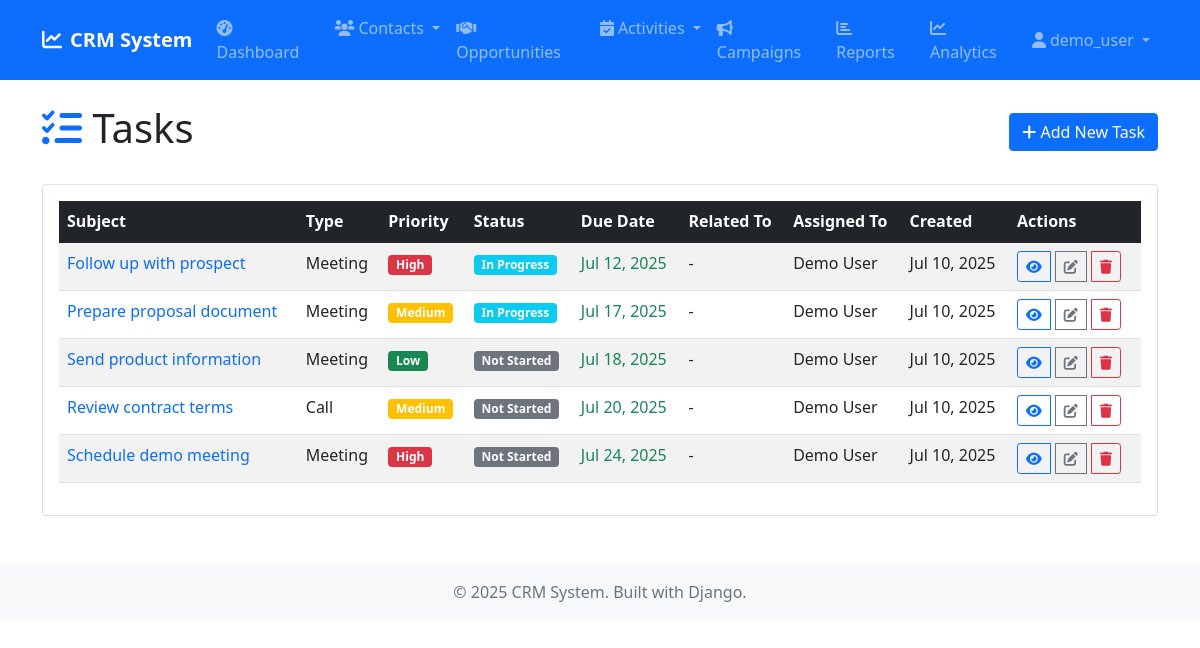
Page /tasks/ (signed in) on the earlier database version.
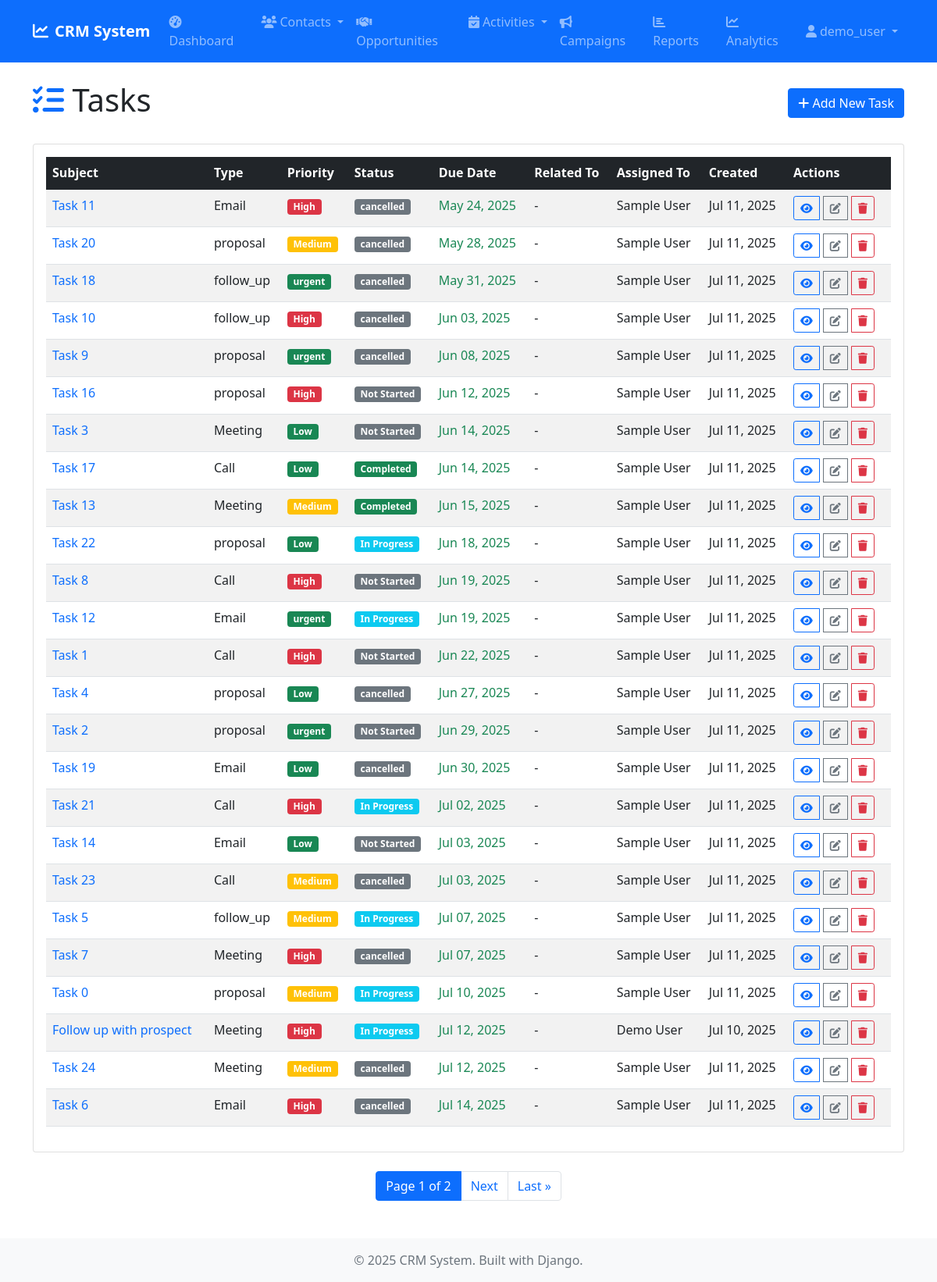
Same page on the later database version.
### tasks/models.py (models this page shows, shortened)
class Task(models.Model):
    STATUS_CHOICES = [
        ('not_started', 'Not Started'),
        ('in_progress', 'In Progress'),
        ('completed', 'Completed'),
        ('pending_input', 'Pending Input'),
        ('deferred', 'Deferred'),
    ]
    PRIORITY_CHOICES = [
        ('low', 'Low'),
        ('medium', 'Medium'),
        ('high', 'High'),
    ]
    TYPE_CHOICES = [
        ('call', 'Call'),
        ('meeting', 'Meeting'),
        ('email', 'Email'),
        ('task', 'Task'),
        ('demo', 'Demo'),
        ('other', 'Other'),
    ]
    subject = models.CharField(max_length=200)
    status = models.CharField(max_length=15, choices=STATUS_CHOICES, default='not_started')
    priority = models.CharField(max_length=10, choices=PRIORITY_CHOICES, default='medium')
    task_type = models.CharField(max_length=10, choices=TYPE_CHOICES, default='task')
    due_date = models.DateTimeField()
    start_date = models.DateTimeField(null=True, blank=True)
    description = models.TextField(blank=True)
    content_type = models.ForeignKey(ContentType, on_delete=models.CASCADE, null=True, blank=True)
    object_id = models.PositiveIntegerField(null=True, blank=True)
    related_to = GenericForeignKey('content_type', 'object_id')
    assigned_to = models.ForeignKey(User, on_delete=models.CASCADE, related_name='assigned_tasks')
    created_by = models.ForeignKey(User, on_delete=models.SET_NULL, null=True, blank=True, related_name='created_tasks')
    created_at = models.DateTimeField(auto_now_add=True)
    updated_at = models.DateTimeField(auto_now=True)
    class Meta:
        ordering = ['due_date']

### tasks/views.py (the view)
# urls.py: path('', views.TaskListView.as_view(), name='list'),
class TaskListView(LoginRequiredMixin, ListView):
    model = Task
    template_name = 'tasks/task_list.html'
    context_object_name = 'tasks'
    paginate_by = 25
    def get_queryset(self):
        return Task.objects.select_related('assigned_to').order_by('due_date')

### templates/tasks/task_list.html (shortened to what the changed rows need)
{% extends 'base.html' %}
{% block content %}
<div class="d-flex justify-content-between align-items-center mb-4">
    <h1><i class="fas fa-tasks text-primary"></i> Tasks</h1>
</div>
<div class="card">
    <div class="card-body">
        <div class="table-responsive">
            <table class="table table-striped table-hover">
                <thead class="table-dark">
                    <tr>
                        <th>Subject</th>
                        <th>Type</th>
                        <th>Priority</th>
                        <th>Status</th>
                        <th>Due Date</th>
                        <th>Related To</th>
                        <th>Assigned To</th>
                        <th>Created</th>
                        <th>Actions</th>
                    </tr>
                </thead>
                <tbody>
                    {% for task in tasks %}
                    <tr>
                        <td>
                            <a href="{% url 'tasks:detail' task.pk %}" class="text-decoration-none">
                                {{ task.subject }}
                            </a>
                        </td>
                        <td>{{ task.get_task_type_display }}</td>
                        <td>
                            <span class="badge {% if task.priority == 'high' %}bg-danger{% elif task.priority == 'medium' %}bg-warning{% else %}bg-success{% endif %}">
                                {{ task.get_priority_display }}
                            </span>
                        </td>
                        <td>
                            <span class="badge {% if task.status == 'completed' %}bg-success{% elif task.status == 'in_progress' %}bg-info{% elif task.status == 'pending' %}bg-warning{% else %}bg-secondary{% endif %}">
                                {{ task.get_status_display }}
                            </span>
                        </td>
                        <td>
                            {% if task.due_date %}
                                <span class="{% if task.due_date < today %}text-danger{% elif task.due_date == today %}text-warning{% else %}text-success{% endif %}">
                                    {{ task.due_date|date:"M d, Y" }}
                                </span>
                            {% else %}
                                -
                            {% endif %}
                        </td>
                        <td>
                            {% if task.related_account %}
                                <a href="{% url 'accounts:detail' task.related_account.pk %}">{{ task.related_account.name }}</a>
                            {% elif task.related_contact %}
                                <a href="{% url 'contacts:detail' task.related_contact.pk %}">{{ task.related_contact.full_name }}</a>
                            {% elif task.related_opportunity %}
                                <a href="{% url 'opportunities:detail' task.related_opportunity.pk %}">{{ task.related_opportunity.name }}</a>
                            {% else %}
                                -
                            {% endif %}
                        </td>
                        <td>{{ task.assigned_to.get_full_name|default:"-" }}</td>
                        <td>{{ task.created_at|date:"M d, Y" }}</td>
                        <td>
                            <div class="btn-group" role="group">
                                <a href="{% url 'tasks:detail' task.pk %}" class="btn btn-sm btn-outline-primary" title="View">
                                    <i class="fas fa-eye"></i>
                                </a>
                                <a href="{% url 'tasks:edit' task.pk %}" class="btn btn-sm btn-outline-secondary" title="Edit">
                                    <i class="fas fa-edit"></i>
                                </a>
                                <a href="{% url 'tasks:delete' task.pk %}" class="btn btn-sm btn-outline-danger" title="Delete">
                                    <i class="fas fa-trash"></i>
                                </a>
                            </div>
                        </td>
                    </tr>
                    {% endfor %}
                </tbody>
            </table>
        </div>
    </div>
</div>
{% if is_paginated %}
<nav aria-label="Page navigation">
    <ul class="pagination justify-content-center mt-4">
        <li class="page-item active">
            <span class="page-link">
                Page {{ page_obj.number }} of {{ page_obj.paginator.num_pages }}
            </span>
        </li>
        {% if page_obj.has_next %}
            <li class="page-item">
                <a class="page-link" href="?page={{ page_obj.next_page_number }}">Next</a>
            </li>
            <li class="page-item">
                <a class="page-link" href="?page={{ page_obj.paginator.num_pages }}">Last &raquo;</a>
            </li>
        {% endif %}
    </ul>
</nav>
{% endif %}
{% endblock %}

Differences in the rows shown:
no longer on this page (row unchanged): Task: subject "Prepare proposal document", task_type "Meeting", priority "Medium", status "In Progress", due_date "Jul 17, 2025", assigned_to.get_full_name "Demo User", created_at "Jul 10, 2025"
no longer on this page (row unchanged): Task: subject "Send product information", task_type "Meeting", priority "Low", status "Not Started", due_date "Jul 18, 2025", assigned_to.get_full_name "Demo User", created_at "Jul 10, 2025"
no longer on this page (row unchanged): Task: subject "Review contract terms", task_type "Call", priority "Medium", status "Not Started", due_date "Jul 20, 2025", assigned_to.get_full_name "Demo User", created_at "Jul 10, 2025"
no longer on this page (row unchanged): Task: subject "Schedule demo meeting", task_type "Meeting", priority "High", status "Not Started", due_date "Jul 24, 2025", assigned_to.get_full_name "Demo User", created_at "Jul 10, 2025"
added Task: subject "Task 11", task_type "Email", priority "High", status "cancelled", due_date "May 24, 2025", assigned_to.get_full_name "Sample User", created_at "Jul 11, 2025"
added Task: subject "Task 20", task_type "proposal", priority "Medium", status "cancelled", due_date "May 28, 2025", assigned_to.get_full_name "Sample User", created_at "Jul 11, 2025"
added Task: subject "Task 18", task_type "follow_up", priority "urgent", status "cancelled", due_date "May 31, 2025", assigned_to.get_full_name "Sample User", created_at "Jul 11, 2025"
added Task: subject "Task 10", task_type "follow_up", priority "High", status "cancelled", due_date "Jun 03, 2025", assigned_to.get_full_name "Sample User", created_at "Jul 11, 2025"
added Task: subject "Task 9", task_type "proposal", priority "urgent", status "cancelled", due_date "Jun 08, 2025", assigned_to.get_full_name "Sample User", created_at "Jul 11, 2025"
added Task: subject "Task 16", task_type "proposal", priority "High", status "Not Started", due_date "Jun 12, 2025", assigned_to.get_full_name "Sample User", created_at "Jul 11, 2025"
added Task: subject "Task 3", task_type "Meeting", priority "Low", status "Not Started", due_date "Jun 14, 2025", assigned_to.get_full_name "Sample User", created_at "Jul 11, 2025"
added Task: subject "Task 17", task_type "Call", priority "Low", status "Completed", due_date "Jun 14, 2025", assigned_to.get_full_name "Sample User", created_at "Jul 11, 2025"
added Task: subject "Task 13", task_type "Meeting", priority "Medium", status "Completed", due_date "Jun 15, 2025", assigned_to.get_full_name "Sample User", created_at "Jul 11, 2025"
added Task: subject "Task 22", task_type "proposal", priority "Low", status "In Progress", due_date "Jun 18, 2025", assigned_to.get_full_name "Sample User", created_at "Jul 11, 2025"
added Task: subject "Task 8", task_type "Call", priority "High", status "Not Started", due_date "Jun 19, 2025", assigned_to.get_full_name "Sample User", created_at "Jul 11, 2025"
added Task: subject "Task 12", task_type "Email", priority "urgent", status "In Progress", due_date "Jun 19, 2025", assigned_to.get_full_name "Sample User", created_at "Jul 11, 2025"
added Task: subject "Task 1", task_type "Call", priority "High", status "Not Started", due_date "Jun 22, 2025", assigned_to.get_full_name "Sample User", created_at "Jul 11, 2025"
added Task: subject "Task 4", task_type "proposal", priority "Low", status "cancelled", due_date "Jun 27, 2025", assigned_to.get_full_name "Sample User", created_at "Jul 11, 2025"
added Task: subject "Task 2", task_type "proposal", priority "urgent", status "Not Started", due_date "Jun 29, 2025", assigned_to.get_full_name "Sample User", created_at "Jul 11, 2025"
added Task: subject "Task 19", task_type "Email", priority "Low", status "cancelled", due_date "Jun 30, 2025", assigned_to.get_full_name "Sample User", created_at "Jul 11, 2025"
added Task: subject "Task 21", task_type "Call", priority "High", status "In Progress", due_date "Jul 02, 2025", assigned_to.get_full_name "Sample User", created_at "Jul 11, 2025"
added Task: subject "Task 14", task_type "Email", priority "Low", status "Not Started", due_date "Jul 03, 2025", assigned_to.get_full_name "Sample User", created_at "Jul 11, 2025"
added Task: subject "Task 23", task_type "Call", priority "Medium", status "cancelled", due_date "Jul 03, 2025", assigned_to.get_full_name "Sample User", created_at "Jul 11, 2025"
added Task: subject "Task 5", task_type "follow_up", priority "Medium", status "In Progress", due_date "Jul 07, 2025", assigned_to.get_full_name "Sample User", created_at "Jul 11, 2025"
added Task: subject "Task 7", task_type "Meeting", priority "High", status "cancelled", due_date "Jul 07, 2025", assigned_to.get_full_name "Sample User", created_at "Jul 11, 2025"
added Task: subject "Task 0", task_type "proposal", priority "Medium", status "In Progress", due_date "Jul 10, 2025", assigned_to.get_full_name "Sample User", created_at "Jul 11, 2025"
added Task: subject "Task 24", task_type "Meeting", priority "Medium", status "cancelled", due_date "Jul 12, 2025", assigned_to.get_full_name "Sample User", created_at "Jul 11, 2025"
added Task: subject "Task 6", task_type "Email", priority "High", status "cancelled", due_date "Jul 14, 2025", assigned_to.get_full_name "Sample User", created_at "Jul 11, 2025"
Other differences:
{{ page_obj.number }}: (not shown) → "1"
{{ page_obj.paginator.num_pages }}: (not shown) → "2"
text now shown: "Page of Next Last »"
